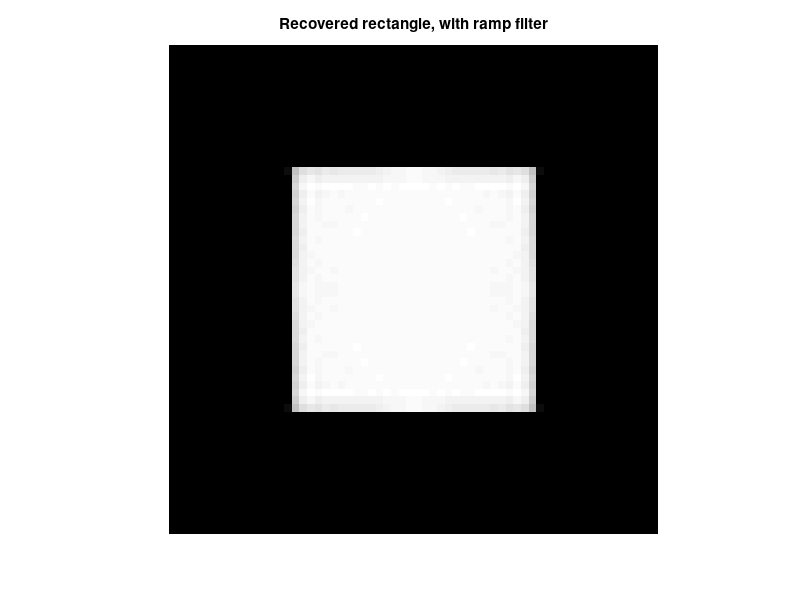

Write MATLAB code to recreate this figure.
% Inverse Radon transform with filter
% for the rectangle example

%The Radon transform
%padded rectangle
B=ones(32,32);
R=zeros(64,64);
R(17:48,17:48)=B;
theta=0:1:180; %set of angles
N=length(theta);
PR=zeros(64,181);
%projections
for nn=1:N,
   aux=imrotate(R,theta(nn),'bilinear','crop');
   PR(:,nn)=sum(aux)';
end

%ramp filter
rampf=[2*[0:31,32:-1:1]'/64];
%Fourier domain filtering
FPR=fft(PR,64);
for nn=1:N,
   FPRf(:,nn)=FPR(:,nn).*rampf;
end;
%inverse Fourier
PR=real(ifft(FPRf));

%Backprojection   
aux=zeros(64,64);
IR=aux;

for nn=1:N,
   for np=1:64,
      aux(:,np)=PR(:,nn);
   end;
   IR=IR+imrotate(aux,theta(nn),'bilinear','crop');
end;

nIR=IR/max(max(IR)); %normalize

figure(1)
imshow(nIR);
title('Recovered rectangle, with ramp filter');
